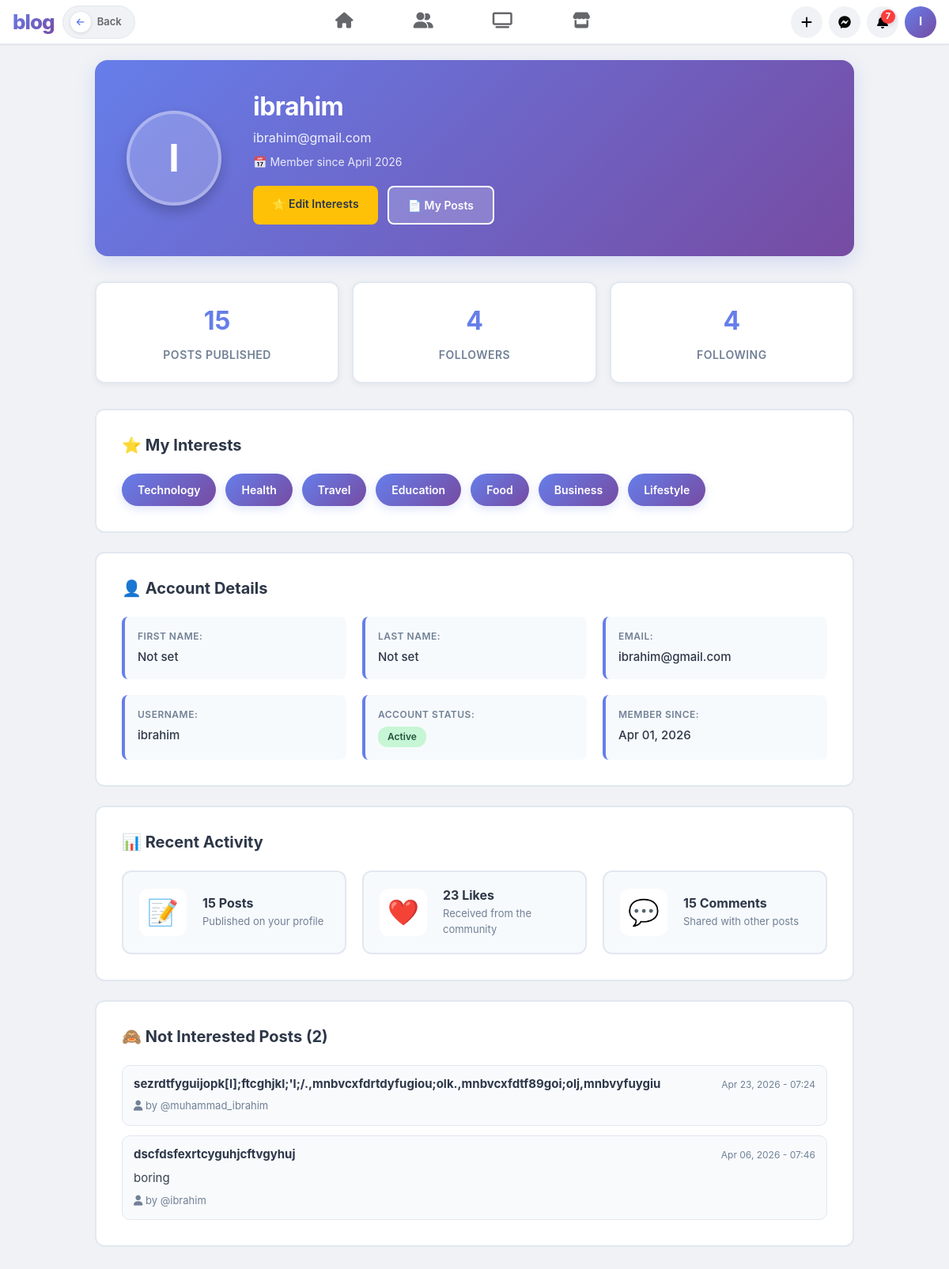
Screenshot of /profile/ (signed in) with the database file from the repository.
### blog/models.py (models this page shows, shortened)
class CustomUser(AbstractUser):
    email = models.EmailField(unique=True)

class Category(models.Model):
    name = models.CharField(max_length=200)
    posts = models.ManyToManyField(Post, related_name="categories", blank=True)

class NotInterestedPost(models.Model):
    user = models.ForeignKey(
        settings.AUTH_USER_MODEL,
        on_delete=models.CASCADE,
        related_name="not_interested_entries",
    )
    post = models.ForeignKey(
        Post, on_delete=models.CASCADE, related_name="not_interested_entries"
    )
    reason = models.TextField(max_length=400)
    created_at = models.DateTimeField(auto_now_add=True)
    class Meta:
        unique_together = ("user", "post")
        ordering = ["-created_at"]

class Post(models.Model):
    title = models.CharField(max_length=200)
    content = RichTextUploadingField()
    author = models.ForeignKey(settings.AUTH_USER_MODEL, on_delete=models.CASCADE)
    created_at = models.DateTimeField(auto_now_add=True)
    updated_at = models.DateTimeField(auto_now=True)
    is_published = models.BooleanField(default=False)
    category = models.ManyToManyField("Category", blank=True)

### blog/views.py (the view)
# urls.py: path("profile/", my_profile_view, name="profile"),
@login_required
def my_profile_view(request):
    context = build_profile_context(request.user, request.user)
    return render(request, "profile/my_profile.html", context)

### blog/context_processors.py (called while the page is built)
def notifications_badge(request):
    if request.user.is_authenticated:
        cache_key = f"unread_notifications_{request.user.id}"
        unread_count = cache.get(cache_key)
        if unread_count is None:
            unread_count = Notification.objects.filter(
                user=request.user, is_read=False
            ).count()
            cache.set(cache_key, unread_count, 30)
    else:
        unread_count = 0
    return {"unread_notifications_count": unread_count}

def navbar_context(request):
    cache_key = "all_categories_navbar"
    all_categories = cache.get(cache_key)
    if all_categories is None:
        all_categories = list(Category.objects.all().order_by("name"))
        cache.set(cache_key, all_categories, 3600)
    selected_category_ids = []
    if request.GET:
        selected_category_ids = [
            int(id) for id in request.GET.getlist("categories") if id and id != "all"
        ]
    return {
        "all_categories": all_categories,
        "selected_category_ids": selected_category_ids,
    }

### templates/profile/my_profile.html (shortened to what this page needs)
{% extends 'base.html' %}
{% block content %}
<div class="profile-container">
    <div class="profile-header">
        <div class="profile-header-content">
            <div class="profile-avatar-large">
                {{ user.username|first|upper }}
            </div>
            <div class="profile-info">
                <h1 class="profile-username">{{ user.username }}</h1>
                <p class="profile-email">{{ user.email }}</p>
                <p class="profile-join-date">
                    📅 Member since {{ user.date_joined|date:"F Y" }}
                </p>
                <div class="profile-actions">
                    <a href="{% url 'blog:interests' %}" class="btn btn-primary">
                        ⭐ Edit Interests
                    </a>
                    <a href="{% url 'blog:my_posts' %}" class="btn btn-secondary">
                        📄 My Posts
                    </a>
                </div>
            </div>
        </div>
    </div>
    <div class="profile-stats">
        <a href="{% url 'blog:my_posts' %}" class="stat-card stat-card-link" aria-label="Open my published posts">
            <div class="stat-number">{{ user_posts }}</div>
            <div class="stat-label">Posts Published</div>
        </a>
        <a href="{% url 'blog:followers_list' user.id %}" class="stat-card stat-card-link" aria-label="Open followers list">
            <div class="stat-number">{{ followers_count }}</div>
            <div class="stat-label">Followers</div>
        </a>
        <a href="{% url 'blog:following_list' user.id %}" class="stat-card stat-card-link" aria-label="Open following list">
            <div class="stat-number">{{ following_count }}</div>
            <div class="stat-label">Following</div>
        </a>
    </div>
    <div class="profile-section">
        <h2 class="section-title">⭐ My Interests</h2>
        {% if interests %}
            <div class="interests-grid">
                {% for interest in interests %}
                    <div class="interest-chip">
                        {{ interest.name }}
                    </div>
                {% endfor %}
            </div>
        {% endif %}
    </div>
    <div class="profile-section">
        <h2 class="section-title">👤 Account Details</h2>
        <div class="details-grid">
            <div class="detail-item">
                <span class="detail-label">First Name:</span>
                <span class="detail-value">{{ user.first_name|default:"Not set" }}</span>
            </div>
            <div class="detail-item">
                <span class="detail-label">Last Name:</span>
                <span class="detail-value">{{ user.last_name|default:"Not set" }}</span>
            </div>
            <div class="detail-item">
                <span class="detail-label">Email:</span>
                <span class="detail-value">{{ user.email }}</span>
            </div>
            <div class="detail-item">
                <span class="detail-label">Username:</span>
                <span class="detail-value">{{ user.username }}</span>
            </div>
            <div class="detail-item">
                <span class="detail-label">Account Status:</span>
                <span class="detail-value">
                    {% if user.is_active %}
                        <span class="badge-active">Active</span>
                    {% else %}
                        <span class="badge-inactive">Inactive</span>
                    {% endif %}
                </span>
            </div>
            <div class="detail-item">
                <span class="detail-label">Member Since:</span>
                <span class="detail-value">{{ user.date_joined|date:"M d, Y" }}</span>
            </div>
        </div>
    </div>
    <div class="profile-section">
        <h2 class="section-title">📊 Recent Activity</h2>
        <div class="activity-stats">
            <div class="activity-item">
                <div class="activity-icon">📝</div>
                <div class="activity-content">
                    <h4>{{ user_posts }} Post{{ user_posts|pluralize }}</h4>
                    <p>Published on your profile</p>
                </div>
            </div>
            <div class="activity-item">
                <div class="activity-icon">❤️</div>
                <div class="activity-content">
                    <h4>{{ user_likes }} Like{{ user_likes|pluralize }}</h4>
                    <p>Received from the community</p>
                </div>
            </div>
            <div class="activity-item">
                <div class="activity-icon">💬</div>
                <div class="activity-content">
                    <h4>{{ user_comments }} Comment{{ user_comments|pluralize }}</h4>
                    <p>Shared with other posts</p>
                </div>
            </div>
        </div>
    </div>
    <div class="profile-section">
        <h2 class="section-title">🙈 Not Interested Posts ({{ not_interested_count }})</h2>
        {% if not_interested_entries %}
            <div class="not-interested-list">
                {% for entry in not_interested_entries|slice:":8" %}
                    <article class="not-interested-item">
                        <div class="not-interested-head">
                            <h4>{{ entry.post.title }}</h4>
                            <small>{{ entry.created_at|date:"M d, Y - H:i" }}</small>
                        </div>
                        <p class="not-interested-reason">{{ entry.reason }}</p>
                        <p class="not-interested-meta">
                            <i class="fas fa-user"></i> by @{{ entry.post.author.username }}
                        </p>
                    </article>
                {% endfor %}
            </div>
        {% else %}
            <div class="empty-state">
                <p>You have not marked any post as not interested yet.</p>
            </div>
        {% endif %}
    </div>
</div>
{% endblock %}

### templates/base.html (shortened to what this page needs)
<!DOCTYPE html>
<html lang="en">
<head>
    <link rel="stylesheet" href="https://cdn.jsdelivr.net/npm/bootstrap@5.3.0/dist/css/bootstrap.min.css">
    <link rel="stylesheet" href="https://cdnjs.cloudflare.com/ajax/libs/font-awesome/6.4.0/css/all.min.css">
</head>
<body>
<nav class="fb-nav">
    <a href="{% url 'blog:filter_by_category' %}" class="fb-nav-brand">blog</a>
    <button onclick="history.back()" class="fb-back-btn" type="button" title="Go Back">
        <span class="back-icon"><i class="fas fa-arrow-left"></i></span>
        <span>Back</span>
    </button>
    <div class="fb-nav-tabs">
        <a href="{% url 'blog:home' %}"
           class="fb-nav-tab {% block nav_home %}{% endblock %}"
           title="Home">
            <i class="fas fa-home"></i>
        </a>
        <a href="{% url 'blog:friends_list' %}"
           class="fb-nav-tab {% block nav_friends %}{% endblock %}"
           title="Friends">
            <i class="fas fa-user-friends"></i>
        </a>
        <a href="#" class="fb-nav-tab" title="Watch"><i class="fas fa-tv"></i></a>
        <a href="#" class="fb-nav-tab" title="Marketplace"><i class="fas fa-store"></i></a>
    </div>
    <div class="fb-nav-actions">
        <a href="{% url 'blog:create_post' %}" class="fb-nav-btn" title="Create Post">
            <i class="fas fa-plus"></i>
        </a>
        <a href="#" class="fb-nav-btn" title="Messenger">
            <i class="fab fa-facebook-messenger"></i>
        </a>
        <a href="{% url 'blog:notifications_list' %}" class="fb-nav-btn" title="Notifications">
            {% if unread_notifications_count and unread_notifications_count > 0 %}
                <span class="notification-badge">{% if unread_notifications_count > 99 %}99+{% else %}{{ unread_notifications_count }}{% endif %}</span>
            {% endif %}
        </a>
        <a href="{% url 'blog:profile' %}" class="fb-nav-avatar" title="Profile">
            {{ request.user.username|first|upper }}
        </a>
    </div>
</nav>
{% block content %}{% endblock %}
</body>
</html>

### templates/base.html (style rules this page uses)
:root { --primary-color: #667eea; --secondary-color: #764ba2; --primary-gradient: linear-gradient(135deg, #667eea 0%, #764ba2 100%); --light-bg: #f0f2f5; --card-bg: #ffffff; --card-shadow: 0 1px 2px rgba(0,0,0,0.08); --hover-shadow: 0 2px 12px rgba(0,0,0,0.12); --border-color: #e4e6eb; --text-primary: #050505; --text-secondary: #65676b; --text-tertiary: #8a8d91; --action-hover: #f2f2f2; --success-color: #42b72a; --danger-color: #fa3e3e; }
* { box-sizing: border-box; margin: 0; padding: 0; }
body { background: var(--light-bg); font-family: -apple-system, BlinkMacSystemFont, 'Helvetica Neue', 'Segoe UI', Roboto, sans-serif; font-size: 15px; color: var(--text-primary); min-height: 100vh; }
.fb-nav { position: sticky; top: 0; z-index: 100; background: #fff; border-bottom: 1px solid var(--border-color); box-shadow: var(--card-shadow); height: 56px; display: flex; align-items: center; padding: 0 16px; gap: 10px; }
.fb-nav-brand { font-size: 26px; font-weight: 800; background: var(--primary-gradient); -webkit-background-clip: text; -webkit-text-fill-color: transparent; background-clip: text; letter-spacing: -1px; flex-shrink: 0; text-decoration: none; }
.fb-back-btn { display: flex; align-items: center; gap: 8px; background: var(--light-bg); border: 1.5px solid var(--border-color); border-radius: 22px; padding: 7px 16px 7px 9px; cursor: pointer; color: var(--text-secondary); font-size: 13px; font-weight: 600; font-family: inherit; transition: all 0.22s ease; text-decoration: none; white-space: nowrap; flex-shrink: 0; }
.fb-back-btn .back-icon { width: 26px; height: 26px; border-radius: 50%; background: white; display: flex; align-items: center; justify-content: center; font-size: 11px; color: var(--primary-color); transition: all 0.22s ease; box-shadow: 0 1px 4px rgba(0,0,0,0.12); flex-shrink: 0; }
.fb-nav-tabs { display: flex; align-items: center; flex: 1; justify-content: center; gap: 4px; }
.fb-nav-tab { display: flex; align-items: center; justify-content: center; width: 96px; height: 44px; border-radius: 8px; cursor: pointer; color: var(--text-secondary); transition: all 0.15s ease; font-size: 20px; text-decoration: none; border-bottom: 3px solid transparent; }
.fb-nav-actions { display: flex; align-items: center; gap: 8px; flex-shrink: 0; }
.fb-nav-btn { width: 40px; height: 40px; border-radius: 50%; background: var(--light-bg); border: none; cursor: pointer; color: var(--text-primary); font-size: 16px; display: flex; align-items: center; justify-content: center; transition: background 0.15s; text-decoration: none; position: relative; }
.fb-nav-avatar { width: 40px; height: 40px; border-radius: 50%; background: var(--primary-gradient); display: flex; align-items: center; justify-content: center; color: white; font-weight: 700; font-size: 15px; cursor: pointer; flex-shrink: 0; text-decoration: none; }
.notification-badge { position: absolute; top: 4px; right: 4px; min-width: 18px; height: 18px; padding: 0 5px; border-radius: 9px; background: var(--danger-color); color: white; font-size: 11px; font-weight: 700; display: inline-flex; align-items: center; justify-content: center; box-shadow: 0 2px 6px rgba(0,0,0,0.15); line-height: 1; }

### rows the page displays
CustomUser: user.username|first "I", username|first "I", username "ibrahim", email "ibrahim@gmail.com", date_joined "April 2026", first_name "Not set", last_name "Not set", date_joined "Apr 01, 2026"
Category: name "Technology"
Category: name "Health"
Category: name "Travel"
Category: name "Education"
Category: name "Food"
Category: name "Business"
Category: name "Lifestyle"
NotInterestedPost: post "sezrdtfyguijopk[l];ftcghjkl;'l;/.,mnbvcxfdrtdyfugiou;olk.,mnbvcxfdtf89goi;olj,mnbvyfuygiu", created_at "Apr 23, 2026 - 07:24", post.author.username "muhammad_ibrahim"
NotInterestedPost: post "dscfdsfexrtcyguhjcftvgyhuj", created_at "Apr 06, 2026 - 07:46", reason "boring", post.author.username "ibrahim"

### other values shown
{{ unread_notifications_count }} "7"
{{ user_posts }} "15"
{{ followers_count }} "4"
{{ following_count }} "4"
{{ user_likes }} "23"
{{ user_comments }} "15"
{{ not_interested_count }} "2"
